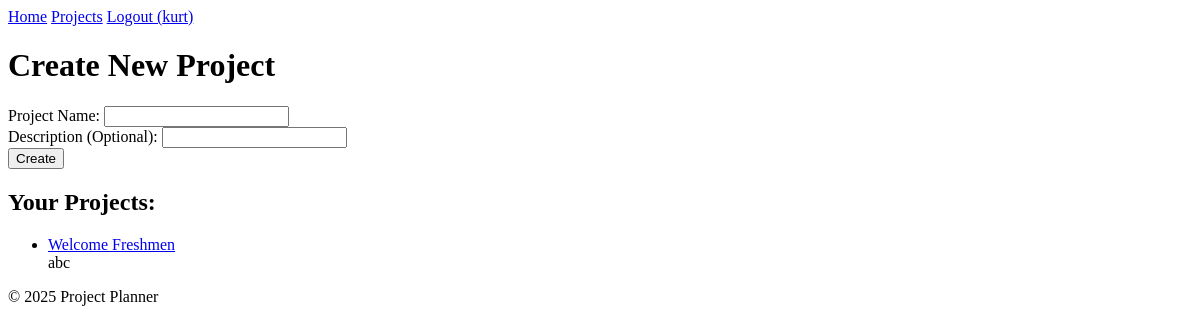
The page /projects (signed in) on the database its author committed.
### app/models.py (models this page shows, shortened)
class User(db.Model, UserMixin):
    id = db.Column(db.Integer, primary_key=True)
    username = db.Column(db.String(80), unique=True, nullable=False)
    password_hash = db.Column(db.String(128), nullable=False, default='')  # Default empty string, set by set_password
    projects = db.relationship('Project', backref='user', lazy=True) # Removed cascade
    def set_password(self, password):
        self.password_hash = generate_password_hash(password)

class Project(db.Model):
    id = db.Column(db.Integer, primary_key=True)
    name = db.Column(db.String(120), nullable=False)
    description = db.Column(db.Text, nullable=True)  # Optional: for project details
    user_id = db.Column(db.Integer, db.ForeignKey('user.id'), nullable=False)
    tasks = db.relationship('Task', backref='project', lazy=True) # Removed cascade

### app/routes.py (the view, shortened to what this page needs)
@bp.route('/projects', methods=['GET', 'POST'])
@login_required
def projects():
    user_projects = Project.query.filter_by(user=current_user).order_by(Project.name).all()
    return render_template('projects.html', projects=user_projects)

### app/templates/projects.html (shortened to what this page needs)
<!DOCTYPE html>
<html lang="en">
<head>
    <link rel="stylesheet" href="{{ url_for('static', filename='style.css') }}">
</head>
<body>
    <header>
        <nav>
            <a href="{{ url_for('main.index') }}">Home</a>
            <a href="{{ url_for('main.projects') }}">Projects</a>
            {% if current_user.is_authenticated %}
                <a href="{{ url_for('main.logout') }}">Logout ({{ current_user.username }})</a>
            {% else %}
                <a href="{{ url_for('main.register') }}">Register</a>
                <a href="{{ url_for('main.login') }}">Login</a>
            {% endif %}
        </nav>
    </header>
    <h1>Create New Project</h1>
    <form method="POST" action="{{ url_for('main.projects') }}">
        <div>
            <label for="project_name">Project Name:</label>
            <input type="text" id="project_name" name="project_name" required>
        </div>
        <div>
            <label for="description">Description (Optional):</label>
            <input type="text" id="description" name="description">
        </div>
        <button type="submit">Create</button>
    </form>
    <h2>Your Projects:</h2>
    {% if projects %}
        <ul>
            {% for project in projects %}
                <li>
                    <a href="{{ url_for('main.view_project', project_id=project.id) }}">{{ project.name }}</a>
                    {% if project.description %}<br>{{ project.description }}{% endif %}
                </li>
            {% endfor %}
        </ul>
    {% else %}
        <p>No projects yet. Create one above!</p>
    {% endif %}
    <footer>
        <p>© 2025 Project Planner</p>
    </footer>
</body>
</html>

### rows shown on the page
User: username "kurt"
Project: name "Welcome Freshmen", description "abc"
